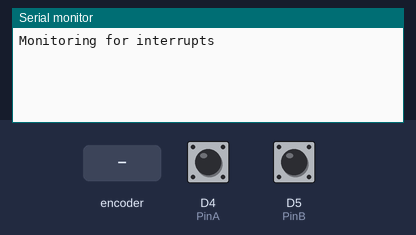
The sketch below on a simulated ESP8266 (NodeMCU). Shown: the last lines printed to the serial monitor. The inputs (shaded band) are chosen by the test bench; at power-on: D4 (PinA) HIGH, D5 (PinB) HIGH.

Above: at 1.2 s.
1.3 s: rotary encoder on D4 (PinA) / D5 (PinB) turned 1 step (first pin leading)
At 2.2 s:
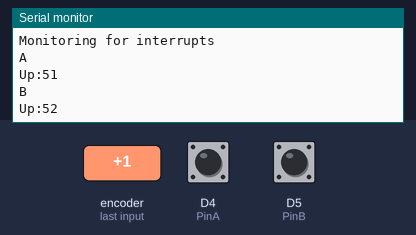
3.0 s: rotary encoder on D4 (PinA) / D5 (PinB) turned 2 steps (second pin leading)
At 3.6 s:
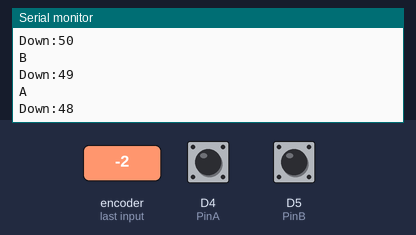
Timing chart, 0 to 6.0 s (numbered marks = the images above; inputs shaded):
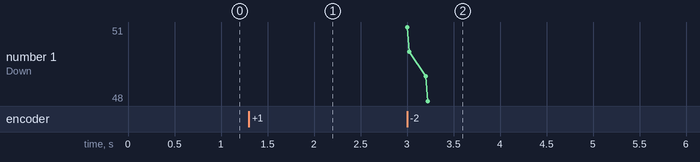

Measured:
- after the input at 1.3 s, the serial monitor: prints a new line at once (image 1)
- after the input at 3.0 s, the serial monitor: prints a new line at once (image 2)

The sketch:

RotaryEncoderDualInterrruptsESPDUINO.ino
```cpp
#include <pins_arduino.h>

// Used for generating interrupts using CLK signal
const int PinA = D4;

// Used for reading DT signal
const int PinB = D5;

// Keep track of last rotary value
int lastCount = 50;

// Updated by the ISR (Interrupt Service Routine)
volatile int virtualPosition = 50;

// ------------------------------------------------------------------
// INTERRUPT     INTERRUPT     INTERRUPT     INTERRUPT     INTERRUPT
// ------------------------------------------------------------------
void isrA ()  {
  Serial.println("A");
  static unsigned long lastInterruptTime = 0;
  unsigned long interruptTime = millis();

  // If interrupts come faster than 5ms, assume it's a bounce and ignore
  if (interruptTime - lastInterruptTime > 20) {

    byte pinB = digitalRead(PinB);
    if (pinB == 1)
    {
      virtualPosition++ ; // Could be -5 or -10
    }
    else {
      virtualPosition-- ; // Could be +5 or +10
    }

    // Restrict value from 0 to +100
    //virtualPosition = min(100, max(0, virtualPosition));
  }

  // Keep track of when we were here last (no more than every 5ms)
  lastInterruptTime = interruptTime;
}

void isrB ()  {
  Serial.println("B");
  static unsigned long lastInterruptTime = 0;
  unsigned long interruptTime = millis();

  // If interrupts come faster than 5ms, assume it's a bounce and ignore
  if (interruptTime - lastInterruptTime > 20) {

    byte pinA = digitalRead(PinA);
    if (pinA == 0)
    {
      virtualPosition++ ; // Could be -5 or -10
    }
    else{
      virtualPosition-- ; // Could be +5 or +10
    }

    // Restrict value from 0 to +100
    // virtualPosition = min(100, max(0, virtualPosition));
  }
  // Keep track of when we were here last (no more than every 5ms)
  lastInterruptTime = interruptTime;
}

// ------------------------------------------------------------------
// SETUP    SETUP    SETUP    SETUP    SETUP    SETUP    SETUP
// ------------------------------------------------------------------
void setup() {
  // Just whilst we debug, view output on serial monitor
  Serial.begin(9600);

  // Rotary pulses are INPUTs
  pinMode(PinA, INPUT_PULLUP);
  pinMode(PinB, INPUT_PULLUP);

  // Attach the routine to service the interrupts
  attachInterrupt(PinA, isrA, LOW);
  attachInterrupt(PinB, isrB, LOW);

  // Ready to go!
  Serial.println("Monitoring for interrupts");
}

// ------------------------------------------------------------------
// MAIN LOOP     MAIN LOOP     MAIN LOOP     MAIN LOOP     MAIN LOOP
// ------------------------------------------------------------------
void loop() {

  // If the current rotary switch position has changed then update everything
  if (virtualPosition != lastCount) {

    // Write out to serial monitor the value and direction
    Serial.print(virtualPosition > lastCount ? "Up:" : "Down:");
    Serial.println(virtualPosition);

    // Keep track of this new value
    lastCount = virtualPosition ;
  }
}

// ------------------------------------------------------------------
// Print port value as bit values
// ------------------------------------------------------------------
String printByteAsBin(byte value, const char * channel) {

  String output = "";
  for (int cnt = 0; cnt < 8; cnt++) {
    if (bitRead(value, cnt) == 1) {
      output = "1" + output;
    }
    else {
      output = "0" + output;
    }
  }

  return channel + output;
}
```
